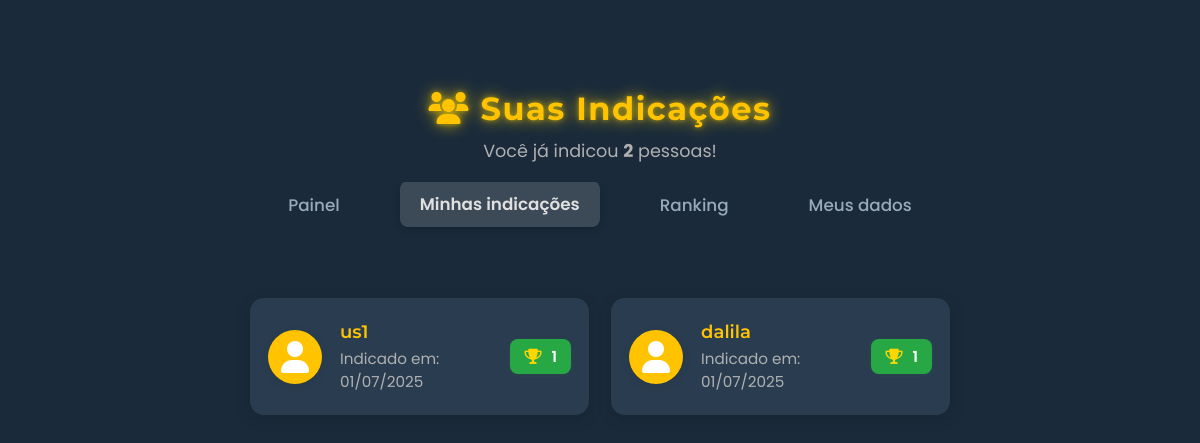
Before: /indicacao/ (signed in) with the older database file.
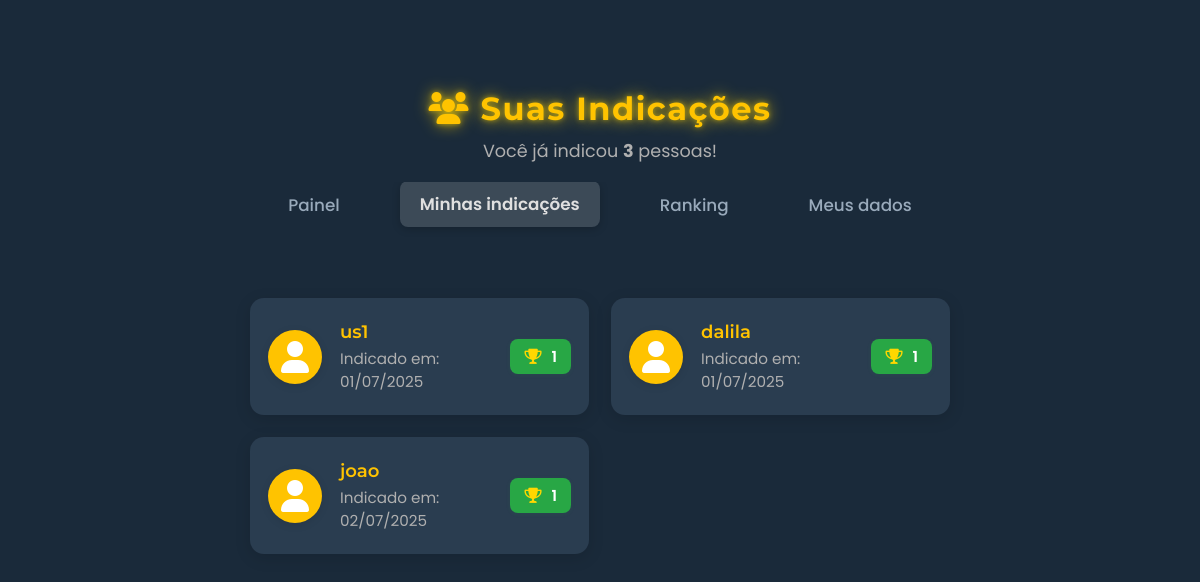
After: the same page with the newer database file.
### core/models.py (models this page shows, shortened)
class UserProfile(models.Model):
    user = models.OneToOneField(User, on_delete=models.CASCADE)
    email = models.CharField(max_length=80, blank=True, null=True, help_text='email')
    code = models.CharField(max_length=12, blank=True, help_text='Código para compartilhar')
    recomended_by = models.ForeignKey(User, on_delete=models.CASCADE, null=True, blank=True, related_name='ref_by')
    updated = models.DateTimeField(auto_now=True)
    created = models.DateTimeField(auto_now_add=True)
    ponts = models.IntegerField(default=0, help_text='Pontos acumulados pelo usuário', blank=True, null=True)
    whatsapp = models.CharField(max_length=15, blank=True, null=True, help_text='Número de WhatsApp do usuário')
    status = models.ForeignKey(StatusClinete, on_delete=models.CASCADE, blank=True, null=True, help_text='Status do usuário')
    plano = models.ForeignKey(Planos, on_delete=models.CASCADE, blank=True, null=True, help_text='Status do usuário')
    lead_origin = models.IntegerField(default=1, help_text='Lead de Origin', blank=True, null=True)
    objservacao = models.CharField(max_length=125, blank=True, null=True, help_text='Observações')
    unit_id = models.IntegerField(default=1, help_text='Unidade Id', blank=True, null=True)
    qr = models.ImageField(upload_to='qr/', blank=True, null=True, help_text='QR gerado do usuário')
    chave_pix = models.CharField(max_length=80, blank=True, null=True, help_text='Chave pix')
    banco = models.CharField(max_length=80, blank=True, null=True, help_text='Banco da chave Pix')
    def get_recommended_profile(self):
        qs = UserProfile.objects.all()
        my_recs = []
        for profile in qs:
            if profile.recomended_by == self.user:
                my_recs.append(profile)
        return my_recs
    class Meta:
        verbose_name = 'User Profile'
        verbose_name_plural = 'User Profiles'

### core/views.py (the view)
# urls.py: path('indicacao/', IndicacaoView.as_view(), name='indicacao_view'),
class IndicacaoView(LoginRequiredMixin, ListView):
    template_name = 'home/indeicacao.html'
    model = UserProfile
    def get_context_data(self, **kwargs):
        context = super().get_context_data(**kwargs)
        profile = get_object_or_404(UserProfile, user=self.request.user)
        context['my_recs'] = profile.get_recommended_profile()
        return context

### templates/home/indeicacao.html (shortened to what this page needs)
{% load static %}
<!DOCTYPE html>
<html lang="pt-BR">
<head>
    <link rel="stylesheet" href="https://cdnjs.cloudflare.com/ajax/libs/font-awesome/6.0.0-beta3/css/all.min.css">
    <link rel="stylesheet" href="{% static 'css/indicacao.css' %}">
</head>
<body>
    <div class="container">
        <header>
            <div class="header-content">
                <div class="indication-header">
                    <h1><i class="fas fa-users"></i> Suas Indicações</h1>
                </div>
                <div class="indication-summary">
                    Você já indicou <b>{{ my_recs|length }}</b> pessoa{{ my_recs|length|pluralize:"s" }}!
                </div>
            </div>
        </header>
        <nav class="main-nav">
            <ul>
                <li><a href="{% url 'painel_view' %}">Painel</a></li>
                <li class="active"><a href="#">Minhas indicações</a></li>
                <li><a href="{% url 'ranking_view' %}">Ranking</a></li>
                <li><a href="{% url 'perfil_view' %}">Meus dados</a></li>
            </ul>
        </nav>
        <main>
            <div class="main-content">
                <div class="indication-list">
                    {% if my_recs %}
                        {% for user in my_recs %}
                            <div class="indication-card" data-name="{{ user.user.get_full_name }}" data-indications="{{ user.total_indicacoes|default:0 }}">
                                <div class="indication-avatar">
                                    <i class="fas fa-user"></i>
                                </div>
                                <div class="indication-info">
                                    <h3>{{ user.user.get_full_name|default:user.user.username }}</h3>
                                    <p>Indicado em: {{ user.created|date:"d/m/Y" }}</p>
                                </div>
                                <span class="indication-badge" title="Indicações deste usuário">
                                    <i class="fas fa-trophy"></i>
                                    {{ user.total_indicacoes|default:"1" }}
                                </span>
                            </div>
                        {% endfor %}
                    {% else %}
                        <div class="no-indications">
                            <i class="fas fa-info-circle"></i> Você ainda não fez nenhuma indicação.
                        </div>
                    {% endif %}
                </div>
            </div>
        </main>
    </div>
</body>
</html>

Changed rows visible on the page:
added UserProfile: user.get_full_name "joao", created "02/07/2025", total_indicacoes "1"
Other visible differences:
{{ my_recs|length }}: "2" → "3"
